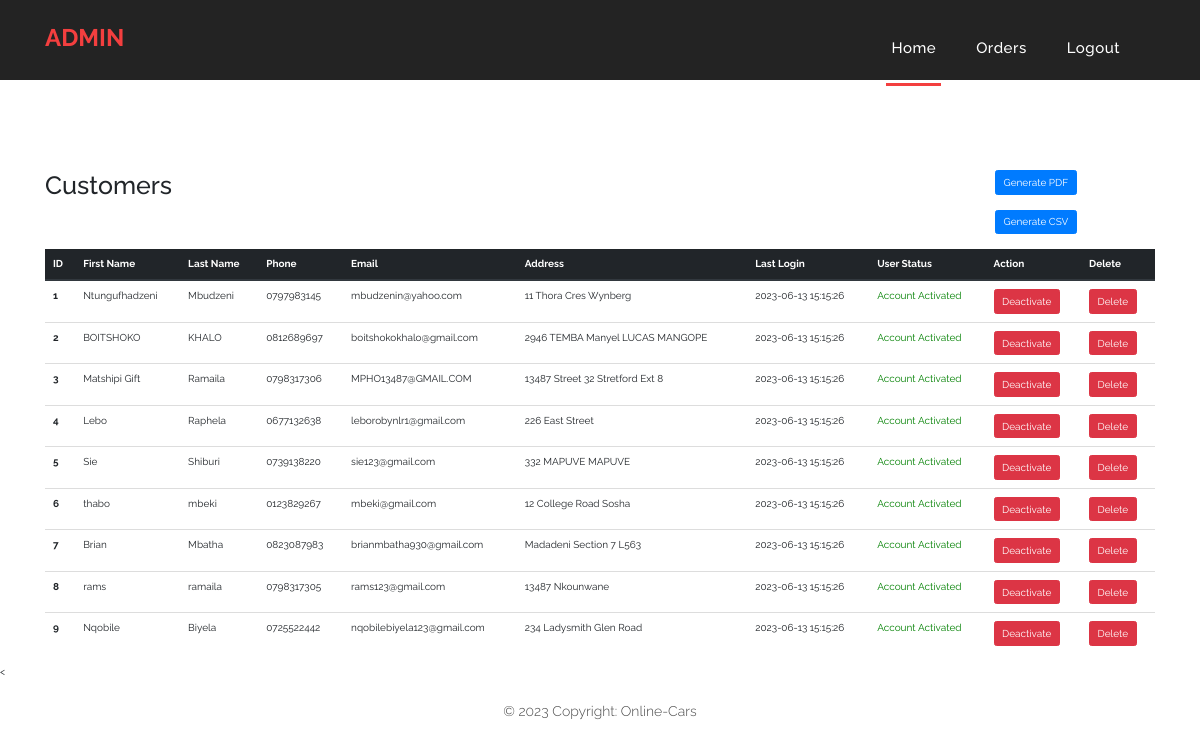
The app's page /app/admin/all-customers.php (signed in) with its own data.
### tables this page shows
CREATE TABLE `customer` (
  `id` int NOT NULL,
  `first_name` varchar(50) NOT NULL,
  `surname` varchar(50) NOT NULL,
  `email` varchar(50) NOT NULL,
  `phone` varchar(10) NOT NULL,
  `address` varchar(225) NOT NULL,
  `province` varchar(50) NOT NULL,
  `password` varchar(225) NOT NULL,
  `date_created` datetime NOT NULL DEFAULT CURRENT_TIMESTAMP,
  `status` int NOT NULL DEFAULT '1',
  `last_login` datetime DEFAULT NULL
);

### app/admin/all-customers.php (the view, shortened to what this page needs)
<?php
$name = '';
if (isset($_SESSION['admin_name'])) {
    $name = $_SESSION['admin_name'];
} else {
    header('location: login-reg.php');
}
?>
<?php
include_once '../config.php';
$sql = "SELECT * FROM customer";
$result = mysqli_query($conn, $sql);
?>
<!DOCTYPE html>
<html lang="en">
<head>
    <link rel="stylesheet" href="https://maxcdn.bootstrapcdn.com/bootstrap/4.0.0/css/bootstrap.min.css">
    <link rel="stylesheet" href="https://maxcdn.bootstrapcdn.com/bootstrap/3.3.5/css/bootstrap.min.css">
    <link href="../assets/css/bootstrap/css/bootstrap.min.css" rel="stylesheet">
    <link rel="stylesheet" href="https://cdnjs.cloudflare.com/ajax/libs/bootstrap-slider/9.8.0/css/bootstrap-slider.min.css">
    <link rel="stylesheet" href="../assets/css/style.css">
</head>
<body>
    <header class="">
        <nav class="navbar navbar-expand-lg">
            <div class="container">
                <a class="navbar-brand" href="all-customers.php">
                    <h2><em><?php echo $name ?></em></h2>
                </a>
                <div class="collapse navbar-collapse" id="navbarResponsive">
                    <ul class="navbar-nav ml-auto">
                        <li class="nav-item active">
                            <a class="nav-link" href="all-customers.php">Home
                            </a>
                        </li>
                        <li class="nav-item ">
                            <a class="nav-link" href="orders.php"> Orders
                            </a>
                        </li>
                        <li class="nav-item">
                            <a class="nav-link" href="logout.php">Logout
                            </a>
                        </li>
                    </ul>
                </div>
        </nav>
    </header>
    <div class="banner header-text">
    </div>
    <div class="container" style=" margin-top:90px;">
    <div class="row">
        <div class="col-md-10">
            <h1>Customers</h1>
        </div>
        <div class="col-md-2">
            <form class="form-inline" method="post" action="users-report.php">
                <button type="submit" id="pdf" name="generate-pdf" class="btn btn-primary">
                    Generate PDF
                </button>
            </form>
            <br>
            <form class="form-inline" method="post" action="users-csv.php">
                <button type="submit" id="csv" name="generate-csv" class="btn btn-primary">
                    Generate CSV
                </button>
            </form>
            <br>
        </div>
    </div>
        <table class="table">
            <thead class="thead-dark">
                <tr>
                    <th>
                        ID
                    </th>
                    <th>
                        First Name
                    </th>
                    <th>
                        Last Name
                    </th>
                    <th>
                        Phone
                    </th>
                    <th>
                        Email
                    </th>
                    <th>
                        Address
                    </th>
                    <th>
                        Last Login
                    </th>
                    <th>
                        User Status
                    </th>
                    <th>
                        Action
                    </th>
                    <th>
                        Delete
                    </th>
                </tr>
            </thead>
            <?php
            if (mysqli_num_rows($result)) {
                while ($row = mysqli_fetch_assoc($result)) {
            ?>
                    <tr>
                        <th scope="row">
                            <?php echo ($row['id']); ?>
                        </th>
                        <td>
                            <?php echo ($row['first_name']); ?>
                        </td>
                        <td>
                            <?php echo ($row['surname']); ?>
                        </td>
                        <td>
                            <?php echo ($row['phone']); ?>
                        </td>
                        <td>
                            <?php echo ($row['email']); ?>
                        </td>
                        <td>
                            <?php echo ($row['address']); ?>
                        </td>
                        <td>
                            <?php echo ($row['last_login']); ?>
                        </td>
                        <td>
                            <?php
                            if ($row['status'] == 1) {
                                echo "<font color='green'>Account Activated</font>";
                            } else {
                                echo "<font color='red'>Account Deactivated</font>";
                            }
                            ?>
                        </td>
                        <td>
                            <?php
                            $id = $row['id'];
                            if ($row['status'] == 1) {
                                echo ('<a href="deactivate-customer.php?id=' . $id . '"><button class="btn btn-danger">Deactivate</button></a>');
                            } else {
                                echo ('<a href="activate-customer.php?id=' . $id . '"><button class="btn btn-primary">Activate</button></a>');
                            }
                            ?>
                        </td>
                        <td>
                           <?php echo ('<a href="delete-customer.php?id=' . $id . '"><button class="btn btn-danger">Delete</button></a>'); ?>
                        </td>
                    </tr>
            <?php
                }
            }
            ?>
        </table>
    </div>
    <<script src="https://code.jquery.com/jquery-3.6.0.min.js"></script>
    <?php include('../inc/footer.php'); ?>

### app/inc/footer.php
<div class="insert-post-ads1" style="margin-top:20px;">
    <footer class="footer">
        <div class="lightBg">
            <div class="footerCol">
                <div class="copyrightCol">
                    <p class="footer-text">© 2023 Copyright: Online-Cars</p>
                </div>
            </div>
        </div>
    </footer>
</div>
</body>
</html>

### app/assets/css/style.css (style rules this page uses)
body { font-family: "Raleway", sans-serif; overflow-x: hidden; text-rendering: optimizeLegibility; -webkit-font-smoothing: antialiased; -moz-osx-font-smoothing: grayscale; }
p { margin-bottom: 0px; font-size: 14px; font-weight: 300; color: #4a4a4a; line-height: 24px; }
a { text-decoration: none!important; }
ul { padding: 0; margin: 0; list-style: none; }
h1,h2,h3,h4,h5,h6 { margin: 0px; }
header { position: absolute; z-index: 99999; width: 100%; height: 80px; background-color: #232323; -webkit-transition: all 0.3s ease-in-out 0s; -moz-transition: all 0.3s ease-in-out 0s; -o-transition: all 0.3s ease-in-out 0s; transition: all 0.3s ease-in-out 0s; }
header .navbar { padding: 17px 0px; }
.navbar .navbar-brand { float: left; margin-top: -12px; outline: none; }
.navbar .navbar-brand h2 { color: #fff; text-transform: uppercase; font-size: 24px; font-weight: 700; -webkit-transition: all .3s ease 0s; -moz-transition: all .3s ease 0s; -o-transition: all .3s ease 0s; transition: all .3s ease 0s; }
.navbar .navbar-brand h2 em { font-style: normal; color: #f33f3f; }
#navbarResponsive { z-index: 999; }
.navbar-collapse { text-align: center; }
.navbar .navbar-nav .nav-item { margin: 0px 15px; }
.navbar .navbar-nav a.nav-link { text-transform: capitalize; font-size: 15px; font-weight: 500; letter-spacing: 0.5px; color: #fff; transition: all 0.5s; margin-top: 5px; }
.navbar .navbar-nav .nav-link:hover, .navbar .navbar-nav .active>.nav-link, .navbar .navbar-nav .nav-link.active, .navbar .navbar-nav .nav-link.show, .navbar .navbar-nav .show>.nav-link { color: #fff; padding-bottom: 25px; border-bottom: 3px solid #f33f3f; }
.banner { position: relative; text-align: center; padding-top: 80px; }
footer { text-align: center; }

### records on screen
customer: id "1", first_name "Ntungufhadzeni", surname "Mbudzeni", phone "0797983145", email "mbudzenin@yahoo.com", address "11 Thora Cres Wynberg", last_login "2023-06-13 15:15:26", status "Account Activated"
customer: id "2", first_name "BOITSHOKO", surname "KHALO", phone "0812689697", email "boitshokokhalo@gmail.com", address "2946 TEMBA Manyel LUCAS MANGOPE", last_login "2023-06-13 15:15:26", status "Account Activated"
customer: id "3", first_name "Matshipi Gift", surname "Ramaila", phone "0798317306", email "MPHO13487@GMAIL.COM", address "13487 Street 32 Stretford Ext 8", last_login "2023-06-13 15:15:26", status "Account Activated"
customer: id "4", first_name "Lebo", surname "Raphela", phone "0677132638", email "leborobynlr1@gmail.com", address "226 East Street", last_login "2023-06-13 15:15:26", status "Account Activated"
customer: id "5", first_name "Sie", surname "Shiburi", phone "0739138220", email "sie123@gmail.com", address "332 MAPUVE MAPUVE", last_login "2023-06-13 15:15:26", status "Account Activated"
customer: id "6", first_name "thabo", surname "mbeki", phone "0123829267", email "mbeki@gmail.com", address "12 College Road Sosha", last_login "2023-06-13 15:15:26", status "Account Activated"
customer: id "7", first_name "Brian", surname "Mbatha", phone "0823087983", email "brianmbatha930@gmail.com", address "Madadeni Section 7 L563", last_login "2023-06-13 15:15:26", status "Account Activated"
customer: id "8", first_name "rams", surname "ramaila", phone "0798317305", email "rams123@gmail.com", address "13487 Nkounwane", last_login "2023-06-13 15:15:26", status "Account Activated"
customer: id "9", first_name "Nqobile", surname "Biyela", phone "0725522442", email "nqobilebiyela123@gmail.com", address "234 Ladysmith Glen Road", last_login "2023-06-13 15:15:26", status "Account Activated"

### other values on screen
$name "ADMIN"
